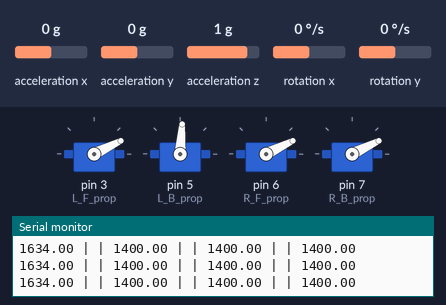
The sketch below on a simulated Arduino Uno, built with avr-gcc and run on an emulated ATmega328P. Shown: 4 × servo, the last lines printed to the serial monitor. Wiring (inferred from the names in the program): MPU-6050 motion sensor at I2C address 0x68. The inputs (shaded band) are chosen by the test bench; at power-on: acceleration x 0 g, acceleration y 0 g, rotation x 0 °/s, rotation y 0 °/s, acceleration z 1 g.

Above: at 2.6 s.
2.7 s: acceleration x set to -1.4 g
At 3.87 s:
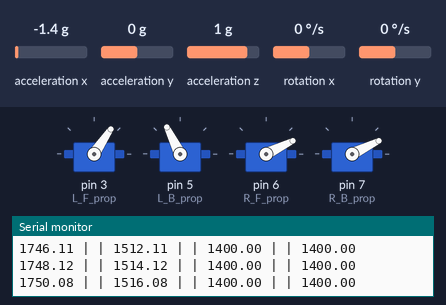
At 5.62 s:
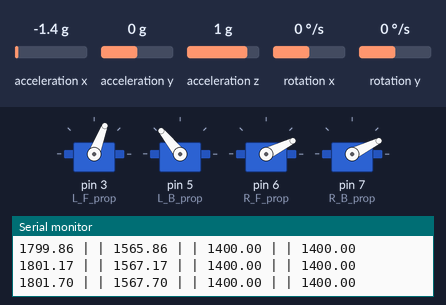
5.7 s: acceleration y set to -1.4 g
8.7 s: rotation x set to -192 °/s
At 10.8 s:
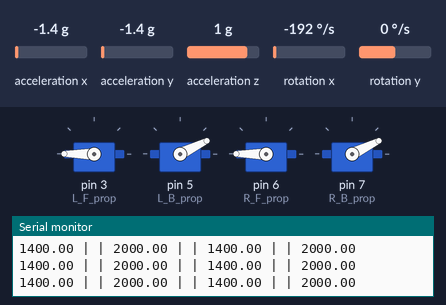
11.7 s: rotation y set to -100 °/s
At 14.37 s:
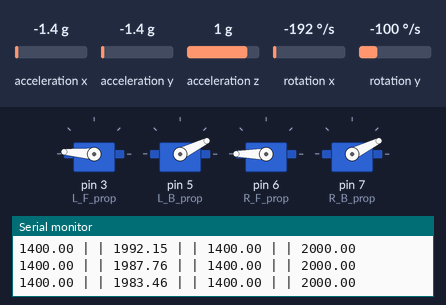
14.7 s: acceleration x set to 0 g
17.7 s: rotation x set to 0 °/s
Timing chart, 0 to 24.1 s (numbered marks = the images above; inputs shaded):
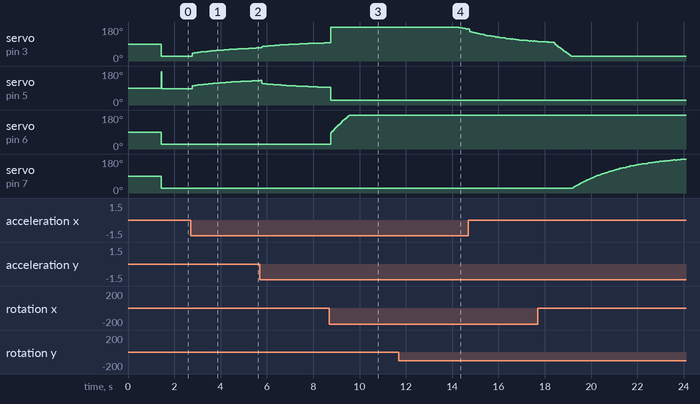

The sketch:

PID_MPU.ino
```cpp
#include <Wire.h>
#include <Servo.h>
#define MIN 1400
#define MAX 2000

Servo L_F_prop;
Servo L_B_prop;
Servo R_F_prop;
Servo R_B_prop;

int input_YAW;
int input_PITCH;
int input_ROLL;
int input_THROTTLE = 1400;

float elapsedTime, time, timePrev;
int gyro_error = 0;
float Gyr_rawX, Gyr_rawY, Gyr_rawZ;
float Gyro_angle_x, Gyro_angle_y;
float Gyro_raw_error_x, Gyro_raw_error_y;

// Variables del acelerometro
int acc_error = 0;
float rad_to_deg = 180/3.141592654;
float Acc_rawX, Acc_rawY, Acc_rawZ;
float Acc_angle_x, Acc_angle_y;
float Acc_angle_error_x, Acc_angle_error_y;

float Total_angle_x, Total_angle_y;

int i;
int mot_activated = 0;
long activate_count = 0;
long des_activate_count = 0;

//////////////////////////////PID FOR ROLL///////////////////////////
float roll_PID, pwm_L_F, pwm_L_B, pwm_R_F, pwm_R_B, roll_error, roll_previous_error;
float roll_pid_p=0;
float roll_pid_i=0;
float roll_pid_d=0;
///////////////////////////////ROLL PID CONSTANTS////////////////////
double roll_kp=3.90;//3.55
double roll_ki=0.007;//0.003
double roll_kd=2.5;//2.05
float roll_desired_angle = 0;

//////////////////////////////PID FOR PITCH//////////////////////////
float pitch_PID, pitch_error, pitch_previous_error;
float pitch_pid_p=0;
float pitch_pid_i=0;
float pitch_pid_d=0;
///////////////////////////////PITCH PID CONSTANTS///////////////////
double pitch_kp=3.90;//3.55
double pitch_ki=0.007;//0.003
double pitch_kd=2.5;//2.05
float pitch_desired_angle = 0;


void setup() {

  time = millis(); // Medición del tiempo
  // Se envia el valor minimo al ESC para que se calibre
  L_F_prop.attach(3, 1300, 2000);
  L_B_prop.attach(5, 1300, 2000);
  R_F_prop.attach(6, 1300, 2000);
  R_B_prop.attach(7, 1300, 2000);

  // Conexion con el MPU6050
  Wire.begin();
  Wire.beginTransmission(0x68);
  Wire.write(0x6B);
  Wire.write(0x00);
  Wire.endTransmission(true);

  Wire.begin();
  Wire.beginTransmission(0x68);
  Wire.write(0x1B);
  Wire.write(0x10);
  Wire.endTransmission(true);

  Wire.begin();
  Wire.beginTransmission(0x68);
  Wire.write(0x1C);
  Wire.write(0x10);
  Wire.endTransmission(true);

  Serial.begin(9600);
  delay(1000);
  time = millis();


  // Calculamos el error del giroscopio antes del loop
  // Le damos un valor de 200, será suficiente
  if(gyro_error==0)
  {
    for(int i=0; i<200; i++)
    {
      Wire.beginTransmission(0x68);
      Wire.write(0x43);
      Wire.endTransmission(false);
      Wire.requestFrom(0x68,4,true);

      Gyr_rawX=Wire.read()<<8|Wire.read();
      Gyr_rawY=Wire.read()<<8|Wire.read();

      /*---X---*/
      Gyro_raw_error_x = Gyro_raw_error_x + (Gyr_rawX/32.8);
      /*---Y---*/
      Gyro_raw_error_y = Gyro_raw_error_y + (Gyr_rawY/32.8);
      if(i==199)
      {
        Gyro_raw_error_x = Gyro_raw_error_x/200;
        Gyro_raw_error_y = Gyro_raw_error_y/200;
        gyro_error=1;
      }
    }
  }

  // Calculamos el error del acelerometro antes del loop
  // Le damos un valor de 200, con eso será suficiente

  if(acc_error==0)
  {
    for(int a=0; a<200; a++)
    {
      Wire.beginTransmission(0x68);
      Wire.write(0x3B);
      Wire.endTransmission(false);
      Wire.requestFrom(0x68,6,true);

      Acc_rawX=(Wire.read()<<8|Wire.read())/4096.0 ;  // Cada valor necesita dos registros
      Acc_rawY=(Wire.read()<<8|Wire.read())/4096.0 ;
      Acc_rawZ=(Wire.read()<<8|Wire.read())/4096.0 ;


      /*---X---*/
      Acc_angle_error_x = Acc_angle_error_x + ((atan((Acc_rawY)/sqrt(pow((Acc_rawX),2) + pow((Acc_rawZ),2)))*rad_to_deg));
      /*---Y---*/
      Acc_angle_error_y = Acc_angle_error_y + ((atan(-1*(Acc_rawX)/sqrt(pow((Acc_rawY),2) + pow((Acc_rawZ),2)))*rad_to_deg));

      if(a==199)
      {
        Acc_angle_error_x = Acc_angle_error_x/200;
        Acc_angle_error_y = Acc_angle_error_y/200;
        acc_error=1;
      }
    }
  }
}// Fin del setup


void loop() {

    // while (!Serial.available()); // Comprueba si el puerto para leer datos está abierto

/////////////////////////////I M U/////////////////////////////////////
    timePrev = time;
    time = millis(); // Se lee otra vez el tiempo
    elapsedTime = (time - timePrev) / 1000; // Se para a segundos

    // Lectura del giroscopio
     Wire.beginTransmission(0x68);
     Wire.write(0x43);
     Wire.endTransmission(false);
     Wire.requestFrom(0x68,4,true);

     Gyr_rawX = Wire.read()<<8|Wire.read();
     Gyr_rawY = Wire.read()<<8|Wire.read();

     /*---X---*/
     Gyr_rawX = (Gyr_rawX/32.8) - Gyro_raw_error_x;
     /*---Y---*/
     Gyr_rawY = (Gyr_rawY/32.8) - Gyro_raw_error_y;

     /*---X---*/
     Gyro_angle_x = Gyr_rawX*elapsedTime;
     /*---X---*/
     Gyro_angle_y = Gyr_rawY*elapsedTime;

     Wire.beginTransmission(0x68);
     Wire.write(0x3B);
     Wire.endTransmission(false);
     Wire.requestFrom(0x68,6,true);

     // Lectura de datos
     Acc_rawX=(Wire.read()<<8|Wire.read())/4096.0 ;
     Acc_rawY=(Wire.read()<<8|Wire.read())/4096.0 ;
     Acc_rawZ=(Wire.read()<<8|Wire.read())/4096.0 ;

     /*---X---*/
     Acc_angle_x = (atan((Acc_rawY)/sqrt(pow((Acc_rawX),2) + pow((Acc_rawZ),2)))*rad_to_deg) - Acc_angle_error_x;
     /*---Y---*/
     Acc_angle_y = (atan(-1*(Acc_rawX)/sqrt(pow((Acc_rawY),2) + pow((Acc_rawZ),2)))*rad_to_deg) - Acc_angle_error_y;

     //////////////////////////////////////Total angle and filter/////////////////////////////////////
     /*---X axis angle---*/
     Total_angle_x = 0.98 *(Total_angle_x + Gyro_angle_x) + 0.02*Acc_angle_x;
     /*---Y axis angle---*/
     Total_angle_y = 0.98 *(Total_angle_y + Gyro_angle_y) + 0.02*Acc_angle_y;


     /*///////////////////////////P I D///////////////////////////////////*/
     roll_desired_angle = map(input_ROLL,1000,2000,-10,10);
     pitch_desired_angle = map(input_PITCH,1000,2000,-10,10);

     // Calculamos el error
     roll_error = Total_angle_y - roll_desired_angle;
     pitch_error = Total_angle_x - pitch_desired_angle;

     // Calculamos la kp
     roll_pid_p = roll_kp*roll_error;
     pitch_pid_p = pitch_kp*pitch_error;

     if(-3 < roll_error and roll_error <3)
     {
       roll_pid_i = roll_pid_i+(roll_ki*roll_error);
     }
     if(-3 < pitch_error and pitch_error <3)
     {
       pitch_pid_i = pitch_pid_i+(pitch_ki*pitch_error);
     }

     // Calculamos la derivada
     roll_pid_d = roll_kd*((roll_error - roll_previous_error)/elapsedTime);
     pitch_pid_d = pitch_kd*((pitch_error - pitch_previous_error)/elapsedTime);

     // Calculamos el PID global
     roll_PID = roll_pid_p + roll_pid_i + roll_pid_d;
     pitch_PID = pitch_pid_p + pitch_pid_i + pitch_pid_d;

     if(roll_PID < -1000){roll_PID=-1000;}
     if(roll_PID > 2000) {roll_PID=2000;}
     if(pitch_PID < -1000){pitch_PID=-1000;}
     if(pitch_PID > 2000) {pitch_PID=2000;}


     // Calculamos la velocidad global
     pwm_R_F  = input_THROTTLE - roll_PID - pitch_PID;
     pwm_R_B  = input_THROTTLE - roll_PID + pitch_PID;
     pwm_L_B  = input_THROTTLE + roll_PID + pitch_PID;
     pwm_L_F  = input_THROTTLE + roll_PID - pitch_PID;

     if(pwm_R_F < MIN)
     {
       pwm_R_F= MIN;
     }
     if(pwm_R_F > MAX)
     {
       pwm_R_F=MAX;
     }

     //Left front
     if(pwm_L_F < MIN)
     {
       pwm_L_F= MIN;
     }
     if(pwm_L_F > MAX)
     {
       pwm_L_F = MAX;
     }

     //Right back
     if(pwm_R_B < MIN)
     {
       pwm_R_B= MIN;
     }
     if(pwm_R_B > MAX)
     {
       pwm_R_B=MAX;
     }

     //Left back
     if(pwm_L_B < MIN)
     {
       pwm_L_B= MIN;
     }
     if(pwm_L_B > MAX)
     {
       pwm_L_B=MAX;
     }

     Serial.print(pwm_L_B);
     Serial.print(" | | ");
     Serial.print(pwm_L_F);
     Serial.print(" | | ");
     Serial.print(pwm_R_B);
     Serial.print(" | | ");
     Serial.println(pwm_R_F);

     roll_previous_error = roll_error; //Remember to store the previous error.
     pitch_previous_error = pitch_error; //Remember to store the previous error.

     L_F_prop.writeMicroseconds(pwm_L_F);
     L_B_prop.writeMicroseconds(pwm_L_B);
     R_F_prop.writeMicroseconds(pwm_R_F);
     R_B_prop.writeMicroseconds(pwm_R_B);

     // if(respuesta == "giro derecha")
     // {
     //   del_izq.writeMicroseconds(throttle - pwmDel_izq); //MP1
     //   del_der.writeMicroseconds(throttle + pwmDel_der); //MP2
     //   tras_izq.writeMicroseconds(throttle - pwmTras_der); //MP3
     //   tras_der.writeMicroseconds(throttle + pwmTras_izq); //MP4
     // }
     // if(respuesta == "giro izquierda")
     // {
     //   del_izq.writeMicroseconds(throttle + pwmDel_izq); //MP1
     //   del_der.writeMicroseconds(throttle - pwmDel_der); //MP2
     //   tras_izq.writeMicroseconds(throttle + pwmTras_der); //MP3
     //   tras_der.writeMicroseconds(throttle - pwmTras_izq); //MP4
     // }
     // if(respuesta == "rotar derecha")
     // {
     //   del_izq.writeMicroseconds(throttle - pwmDel_izq); //MP1
     //   del_der.writeMicroseconds(throttle - pwmDel_der); //MP2
     //   tras_izq.writeMicroseconds(throttle + pwmTras_der); //MP3
     //   tras_der.writeMicroseconds(throttle + pwmTras_izq); //MP4
     // }
     // if(respuesta == "rotar izquierda")
     // {
     //   del_izq.writeMicroseconds(throttle + pwmDel_izq); //MP1
     //   del_der.writeMicroseconds(throttle + pwmDel_der); //MP2
     //   tras_izq.writeMicroseconds(throttle - pwmTras_der); //MP3
     //   tras_der.writeMicroseconds(throttle - pwmTras_izq); //MP4
     // }
     // if(respuesta == "avanzar")
     // {
     //   del_izq.writeMicroseconds(throttle - pwmDel_izq); //MP1
     //   del_der.writeMicroseconds(throttle + pwmDel_der); //MP2
     //   tras_izq.writeMicroseconds(throttle + pwmTras_der); //MP3
     //   tras_der.writeMicroseconds(throttle - pwmTras_izq); //MP4
     // }
     // if(respuesta == "retroceder")
     // {
     //   del_izq.writeMicroseconds(throttle + pwmDel_izq); //MP1
     //   del_der.writeMicroseconds(throttle - pwmDel_der); //MP2
     //   tras_izq.writeMicroseconds(throttle - pwmTras_der); //MP3
     //   tras_der.writeMicroseconds(throttle + pwmTras_izq); //MP4
     // }

}
```

Measured:
- after the input at 2.7 s, servo on pin 3 (L_F_prop): moves from 26° to 69° over 2.8 s, starting after 0.07 s; servo on pin 5 (L_B_prop): moves from 86° to 129° over 2.8 s, starting after 0.07 s
- after the input at 8.7 s, servo on pin 6 (R_F_prop): moves from 26° to 180° over 0.80 s, starting after 0.06 s
- after the input at 11.7 s, servo on pin 3 (L_F_prop): 180° → 176° after 2.5 s, → 173° 0.19 s later, → 170° 0.14 s later
